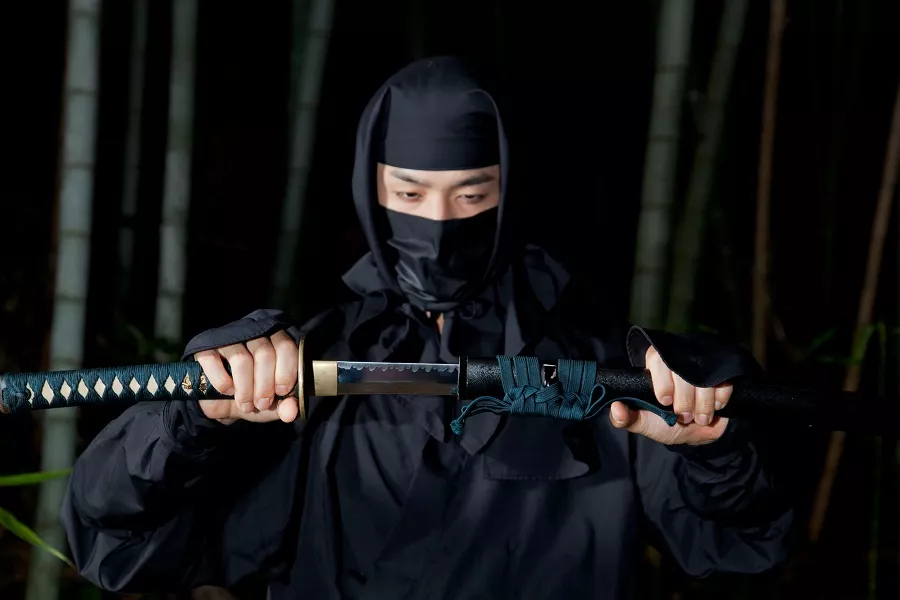
#> input picture img/ninja.png, 900 x 600 px
$ python faceRecognizer.py
#> lines starting #> are read from the running program, lines starting #| are printed output that depends on the picture; after the words box and inside, x2 and y2 are one past the last pixel; in counts of white or black regions, pixels touching at a corner belong together
import cv2 as computerVision

frontalFaceClassifier = computerVision.CascadeClassifier('haarcascades/haarcascade_frontalface_default.xml')
profileFacaClassifier = computerVision.CascadeClassifier('haarcascades\haarcascade_profileface.xml')

image = computerVision.imread('img/ninja.png')
#> image is the input picture: shape (600, 900, 3); mean B, G, R 21.1, 20.2, 19.1

imageLower = computerVision.resize(image, (1000, 500),  interpolation = computerVision.INTER_NEAREST)
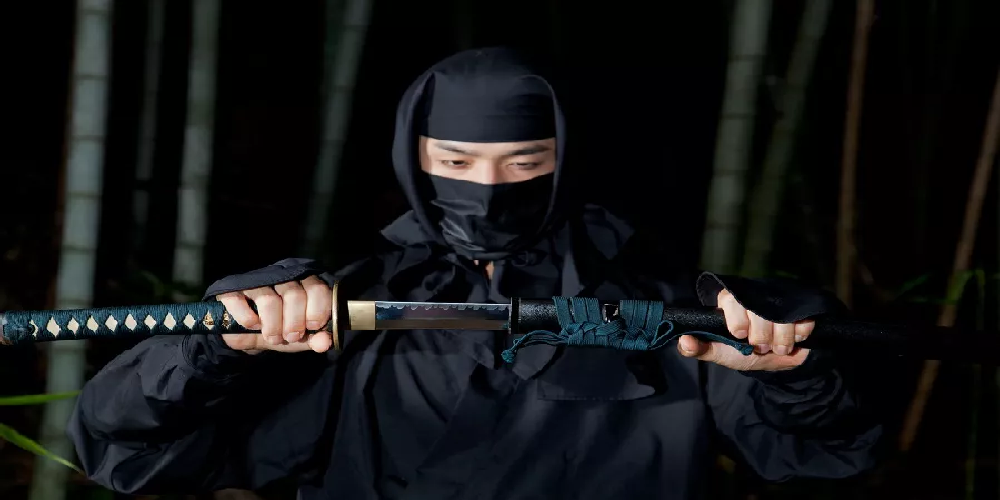
#> imageLower: shape (500, 1000, 3); mean B, G, R 21.2, 20.2, 19.1

imageGray = computerVision.cvtColor(imageLower, computerVision.COLOR_BGR2GRAY)
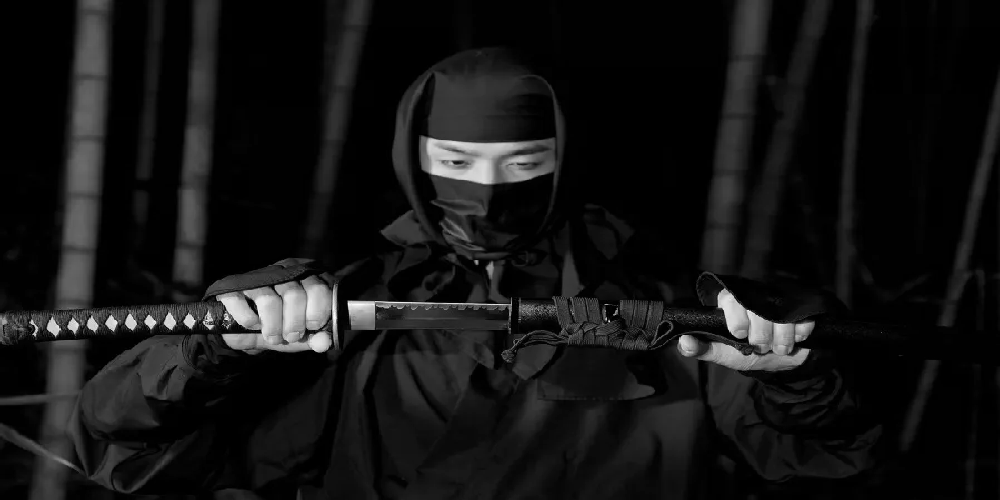
#> imageGray: shape (500, 1000); min 0, max 252, mean 20

frontalFaces = frontalFaceClassifier.detectMultiScale(imageGray)
#> frontalFaces = [[27, 276, 93, 93]]
profileFaces = profileFacaClassifier.detectMultiScale(imageGray)
#> profileFaces = ()

for x, y, width, height in frontalFaces:
    computerVision.rectangle(imageLower, (x, y), (x + width, y + height), (0, 255, 0), 2)
#> this loop made 1 pass
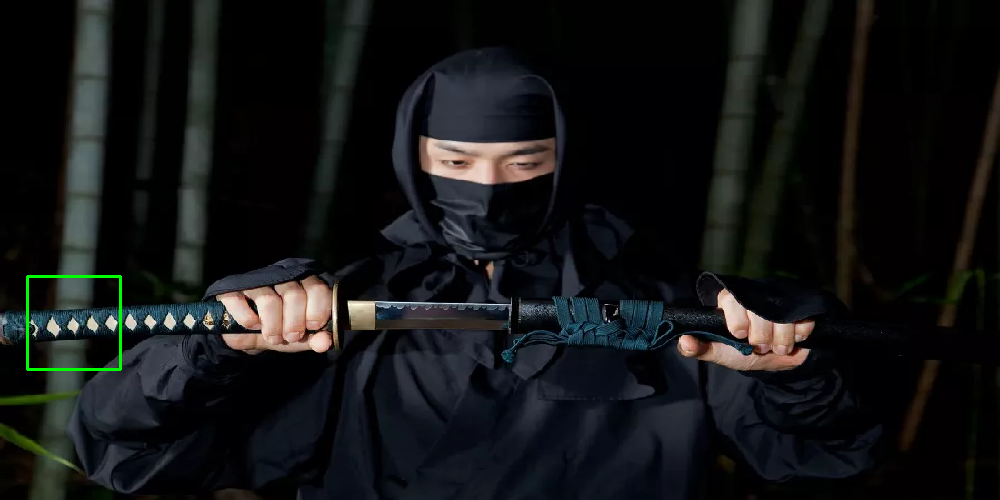
#> imageLower: shape (500, 1000, 3); 0.22% of pixels changed, all inside (x1, y1, x2, y2) = (26, 275, 122, 371)

for x, y, width, height in profileFaces:
    computerVision.rectangle(imageLower, (x, y), (x + width, y + height), (0, 255, 0), 2)
#> this loop made 0 passes

computerVision.imshow('Face recognizer', imageLower)
computerVision.waitKey()
